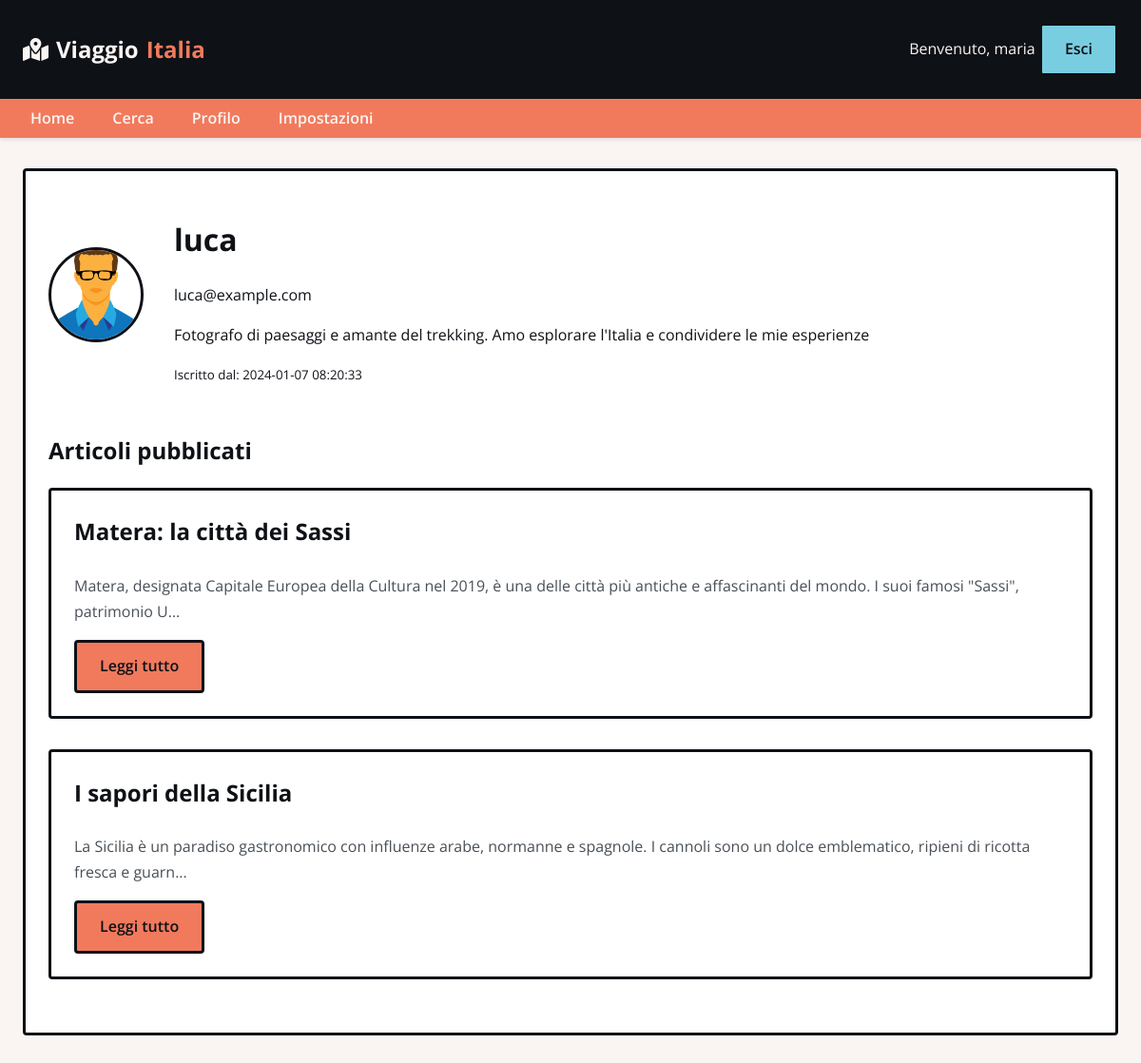
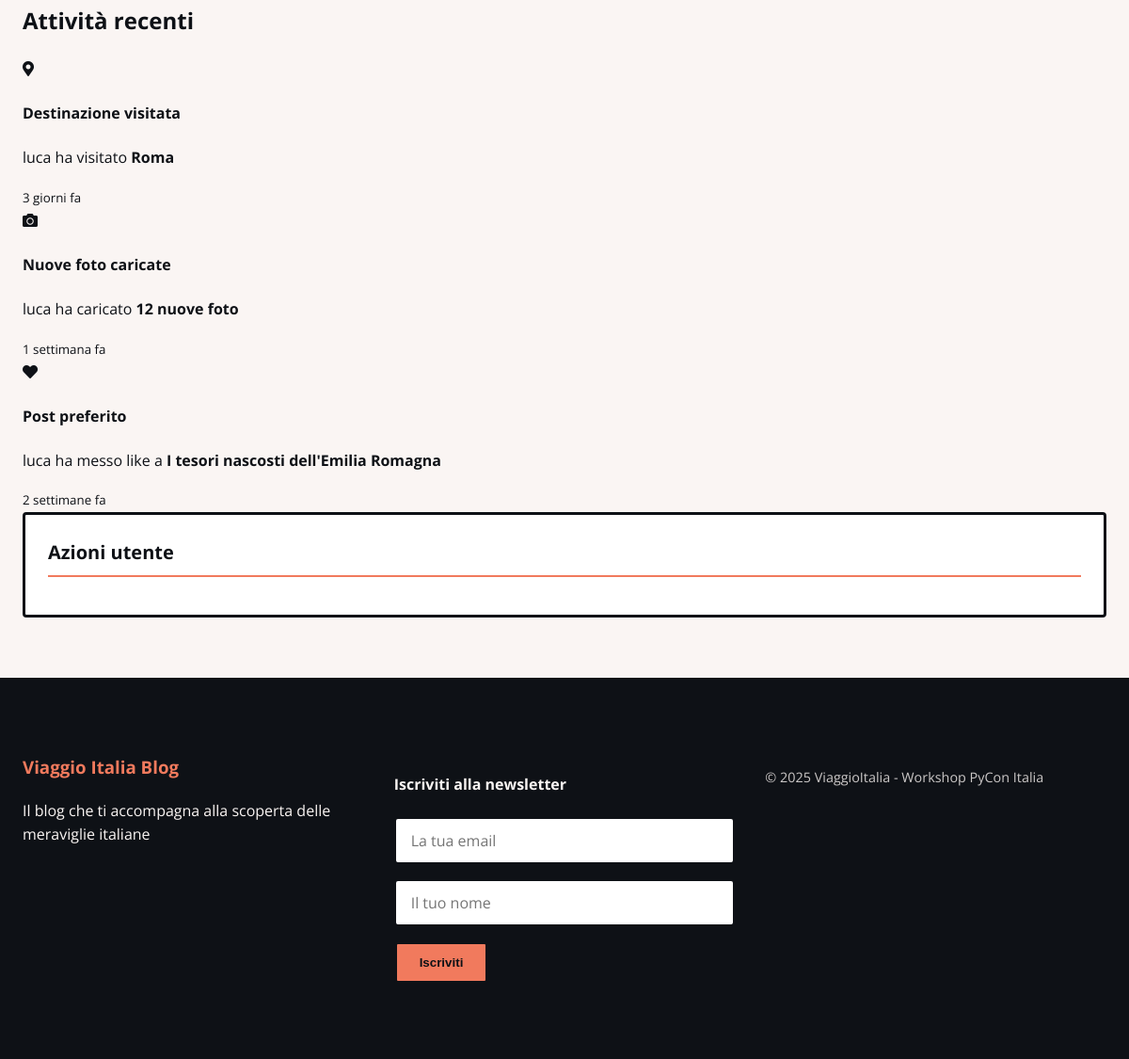
/profile/3 (signed in), run on the app's committed database (2 pictures, top to bottom).
### tables this page shows
CREATE TABLE users (
  id INTEGER PRIMARY KEY AUTOINCREMENT,
  username TEXT UNIQUE NOT NULL,
  password TEXT NOT NULL,
  email TEXT UNIQUE NOT NULL,
  profile_bio TEXT,
  is_admin INTEGER DEFAULT 0,
  created_at TIMESTAMP DEFAULT CURRENT_TIMESTAMP
);

CREATE TABLE blog_posts (
  id INTEGER PRIMARY KEY AUTOINCREMENT,
  title TEXT NOT NULL,
  content TEXT NOT NULL,
  author_id INTEGER NOT NULL,
  image_url TEXT,
  publish_date TIMESTAMP DEFAULT CURRENT_TIMESTAMP,
  category TEXT,
  FOREIGN KEY (author_id) REFERENCES users (id)
);

### app.py (the view)
@app.route('/profile/<int:user_id>')
def profile(user_id):
    if 'user_id' not in session:
        return redirect(url_for('login'))
    db = get_db()
    user = db.execute('SELECT * FROM users WHERE id = ?', [user_id]).fetchone()
    if not user:
        abort(404)
    posts = db.execute('SELECT * FROM blog_posts WHERE author_id = ? ORDER BY publish_date DESC', [user_id]).fetchall()
    return render_template('profile.html', user=user, posts=posts)

### app.py (called while the page is built)
def get_db():
    if 'db' not in g:
        g.db = sqlite3.connect(app.config['DATABASE'])
        g.db.row_factory = sqlite3.Row
    return g.db

### templates/profile.html (shortened to what this page needs)
{% extends 'layout.html' %}
{% block content %}
<div class="grid">
    <div class="main-content">
        <div class="card">
            <div class="card-body">
                <div style="display: flex; align-items: center; gap: 2rem; margin-bottom: 2rem;">
                    {% set default_img = url_for('static', filename='profile_images/default.jpg') %}
                    <div style="flex-shrink: 0;">
                        <img src="{{ url_for('static', filename='profile_images/' + user.username + '.jpg') }}"
                             alt="{{ user.username }}" class="profile-img"
                             onerror="this.onerror=null; this.src='{{ default_img }}';">
                    </div>
                    <div>
                        <h1>{{ user.username }}</h1>
                        <p>{{ user.email }}</p>
                        <p>{{ user.profile_bio }}</p>
                        <p><small>Iscritto dal: {{ user.created_at }}</small></p>
                    </div>
                </div>
                <h2>Articoli pubblicati</h2>
                {% if posts %}
                    {% for post in posts %}
                        <div class="card">
                            <div class="card-body">
                                <h3 class="card-title">{{ post.title }}</h3>
                                <p class="card-text">
                                    {{ post.content[:150] }}{% if post.content|length > 150 %}...{% endif %}
                                </p>
                                <a href="{{ url_for('view_post', post_id=post.id) }}" class="btn btn-primary">Leggi tutto</a>
                            </div>
                        </div>
                    {% endfor %}
                {% else %}
                    <p>Nessun articolo pubblicato.</p>
                {% endif %}
            </div>
        </div>
        <h2>Attività recenti</h2>
        <div class="user-activity">
            <div class="activity-card">
                <div class="activity-icon"><i class="fas fa-map-marker-alt"></i></div>
                <div class="activity-content">
                    <h4>Destinazione visitata</h4>
                    <p>{{ user.username }} ha visitato <strong>Roma</strong></p>
                    <small>3 giorni fa</small>
                </div>
            </div>
            <div class="activity-card">
                <div class="activity-icon"><i class="fas fa-camera"></i></div>
                <div class="activity-content">
                    <h4>Nuove foto caricate</h4>
                    <p>{{ user.username }} ha caricato <strong>12 nuove foto</strong></p>
                    <small>1 settimana fa</small>
                </div>
            </div>
            <div class="activity-card">
                <div class="activity-icon"><i class="fas fa-heart"></i></div>
                <div class="activity-content">
                    <h4>Post preferito</h4>
                    <p>{{ user.username }} ha messo like a <strong>I tesori nascosti dell'Emilia Romagna</strong></p>
                    <small>2 settimane fa</small>
                </div>
            </div>
        </div>
    </div>
    <div class="sidebar">
        <h3 class="sidebar-title">Azioni utente</h3>
    </div>
</div>
{% endblock %}

### static/stile_PyCon.css (style rules this page uses)
:root { --pycon-dark: #0E1116; --pycon-light: #FAF5F3; --pycon-blue: #79CDE0; --pycon-orange: #F17A5D; --pycon-purple: #9473B0; --pycon-neutral: #538AD4; }
*, *::before, *::after { box-sizing: border-box; }
body { font-family: 'Open Sans', sans-serif; line-height: 1.6; color: var(--pycon-dark); background-color: var(--pycon-light); margin: 0; padding: 0; }
.card { background: #fff; border: 3px solid var(--pycon-dark); border-radius: 4px; margin-bottom: 2rem; overflow: hidden; }
.card-body { padding: 1.5rem; }
.card-title { margin-top: 0; font-size: 1.5rem; color: var(--pycon-dark); }
.card-text { color: #495057; line-height: 1.7; }
.btn { display: inline-block; padding: 0.75rem 1.5rem; font-weight: 600; text-align: center; text-decoration: none; border-radius: 4px; border: 3px solid var(--pycon-dark); transition: all 0.3s ease; cursor: pointer; }
.btn-primary { background-color: var(--pycon-orange); color: var(--pycon-dark); border-color: var(--pycon-dark); }
.sidebar { background-color: #fff; border: 3px solid var(--pycon-dark); border-radius: 4px; padding: 1.5rem; }
.sidebar-title { margin-top: 0; color: var(--pycon-dark); font-size: 1.25rem; border-bottom: 2px solid var(--pycon-orange); padding-bottom: 0.5rem; margin-bottom: 1rem; }
.profile-img { width: 100px; height: 100px; border-radius: 50%; object-fit: cover; border: 3px solid var(--pycon-dark); }

### data on the page
users: username (picture), username "luca", email "luca@example.com", profile_bio "Fotografo di paesaggi e amante del trekking. Amo esplorare l'Italia e condividere le mie esperienze", created_at "2024-01-07 08:20:33"
blog_posts: title "Matera: la città dei Sassi", content "Matera, designata Capitale Europea della Cultura nel 2019, è una delle città più antiche e affascinanti del mondo. I suoi famosi \"Sassi\", patrimonio U"
blog_posts: title "I sapori della Sicilia", content "La Sicilia è un paradiso gastronomico con influenze arabe, normanne e spagnole. I cannoli sono un dolce emblematico, ripieni di ricotta fresca e guarn"

### other printed values
{{ session.username }} "maria"
